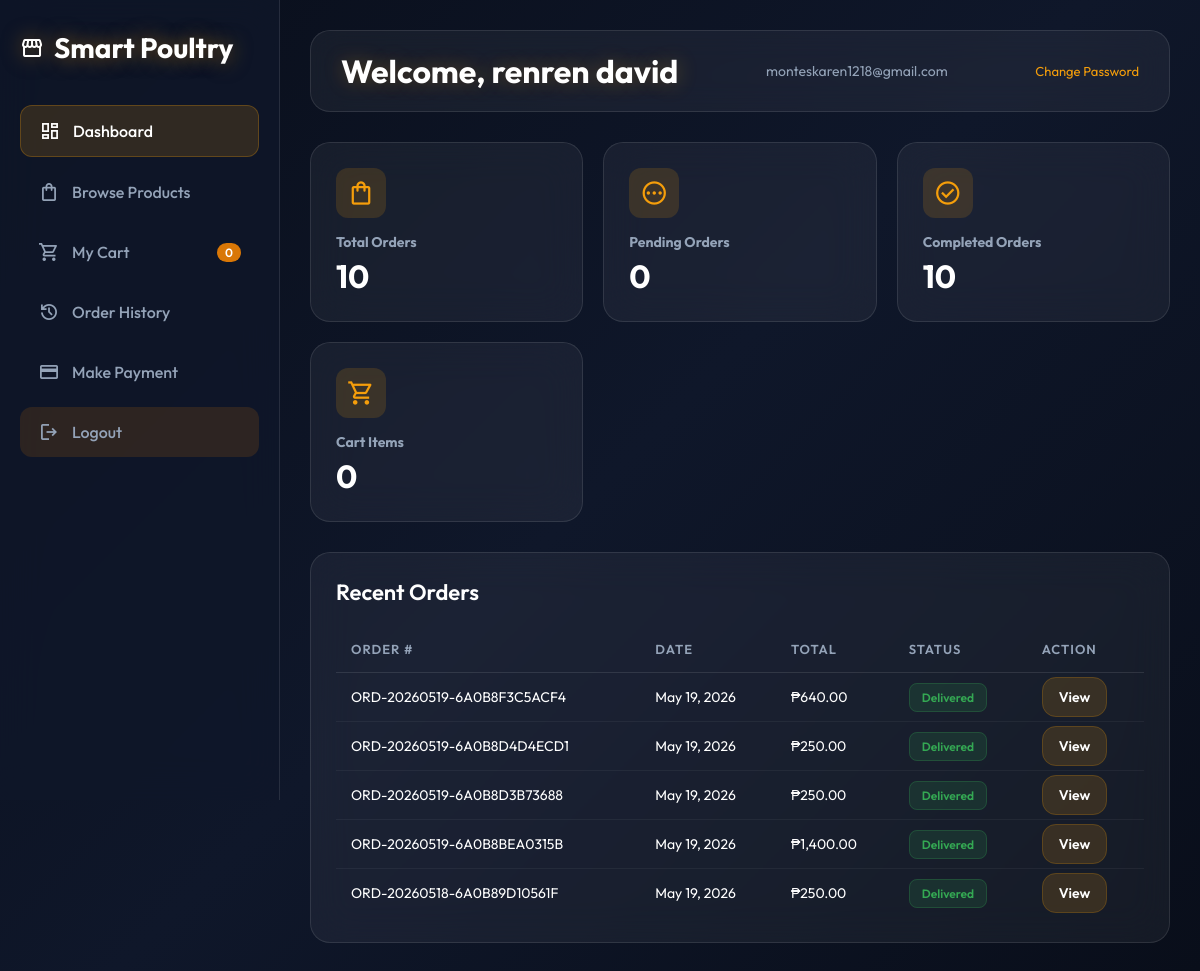
The app's page /dashboard.php (signed in) with its own data.
### tables this page shows
CREATE TABLE `customers` (
  `id` int(11) NOT NULL,
  `fullname` varchar(255) NOT NULL,
  `email` varchar(255) NOT NULL,
  `phone` varchar(50) NOT NULL,
  `address` text NOT NULL,
  `password` varchar(255) NOT NULL,
  `profile_image` varchar(500) DEFAULT NULL,
  `date_of_birth` date DEFAULT NULL,
  `gender` enum('male','female','other') DEFAULT NULL,
  `verification_token` varchar(255) DEFAULT NULL,
  `email_verified` tinyint(1) DEFAULT 0,
  `last_login` timestamp NULL DEFAULT NULL,
  `status` enum('active','inactive','pending') DEFAULT 'active',
  `created_at` timestamp NOT NULL DEFAULT current_timestamp(),
  `updated_at` timestamp NOT NULL DEFAULT current_timestamp() ON UPDATE current_timestamp()
);

CREATE TABLE `orders` (
  `id` int(11) NOT NULL,
  `customer_id` int(11) NOT NULL,
  `order_number` varchar(100) NOT NULL,
  `total_amount` decimal(10,2) NOT NULL,
  `status` enum('Draft','Pending Payment','Pending Approval','Approved','Processed','Shipped','Delivered','Cancelled') DEFAULT 'Draft',
  `payment_method` enum('cod','gcash','card','bank_transfer') DEFAULT 'cod',
  `payment_reference` varchar(255) DEFAULT NULL,
  `payment_amount` decimal(10,2) DEFAULT NULL,
  `payment_date` timestamp NULL DEFAULT NULL,
  `tracking_number` varchar(255) DEFAULT NULL,
  `shipping_date` timestamp NULL DEFAULT NULL,
  `actual_delivery` timestamp NULL DEFAULT NULL,
  `delivery_address` text NOT NULL,
  `notes` text DEFAULT NULL,
  `created_by` int(11) DEFAULT NULL,
  `created_at` timestamp NOT NULL DEFAULT current_timestamp(),
  `updated_at` timestamp NOT NULL DEFAULT current_timestamp() ON UPDATE current_timestamp()
);

### dashboard.php (the view, shortened to what this page needs)
<?php
require('../connection.php');
$customer_id = $_SESSION['user_id'];
$customer_query = "SELECT * FROM customers WHERE id = ?";
$stmt = mysqli_prepare($connection, $customer_query);
mysqli_stmt_bind_param($stmt, "i", $customer_id);
mysqli_stmt_execute($stmt);
$customer = mysqli_fetch_assoc(mysqli_stmt_get_result($stmt));
$cart_query = "SELECT COUNT(*) as count FROM shopping_cart WHERE customer_id = ?";
$cart_stmt = mysqli_prepare($connection, $cart_query);
mysqli_stmt_bind_param($cart_stmt, "i", $customer_id);
mysqli_stmt_execute($cart_stmt);
$cart_count = mysqli_fetch_assoc(mysqli_stmt_get_result($cart_stmt))['count'];
$total_orders = 0;
$pending_orders = 0;
$completed_orders = 0;
$orders_query = "SELECT
    COUNT(*) as total,
    SUM(CASE WHEN status IN('Draft', 'Pending Payment', 'Pending Approval', 'Approved', 'Processed', 'Shipped') THEN 1 ELSE 0 END) as pending,
    SUM(CASE WHEN status = 'Delivered' THEN 1 ELSE 0 END) as completed
    FROM orders WHERE customer_id = ?";
$orders_stmt = mysqli_prepare($connection, $orders_query);
mysqli_stmt_bind_param($orders_stmt, "i", $customer_id);
mysqli_stmt_execute($orders_stmt);
$order_stats = mysqli_fetch_assoc(mysqli_stmt_get_result($orders_stmt));
if ($order_stats) {
    $total_orders = $order_stats['total'];
    $pending_orders = $order_stats['pending'];
    $completed_orders = $order_stats['completed'];
}
$recent_query = "SELECT * FROM orders WHERE customer_id = ? ORDER BY created_at DESC LIMIT 5";
$recent_stmt = mysqli_prepare($connection, $recent_query);
mysqli_stmt_bind_param($recent_stmt, "i", $customer_id);
mysqli_stmt_execute($recent_stmt);
$recent_orders = mysqli_stmt_get_result($recent_stmt);
?>
<!DOCTYPE html>
<html>
<head>
<link rel="stylesheet" href="../assets/responsive.css">
</head>
<body>
    <div class="container">
        <div class="sidebar">
            <h2>
                <span class="material-symbols-outlined">storefront</span>
                Smart Poultry
            </h2>
            <ul class="sidebar-menu">
                <li><a href="dashboard.php" class="active"><span class="material-symbols-outlined">dashboard</span> Dashboard</a></li>
                <li><a href="browse_products.php"><span class="material-symbols-outlined">shopping_bag</span> Browse Products</a></li>
                <li><a href="cart.php"><span class="material-symbols-outlined">shopping_cart</span> My Cart <span class="cart-badge"><?= $cart_count ?></span></a></li>
                <li><a href="view_order_history.php"><span class="material-symbols-outlined">history</span> Order History</a></li>
                <li><a href="make_payment.php"><span class="material-symbols-outlined">payment</span> Make Payment</a></li>
                <li><a href="logout.php" class="logout-btn"><span class="material-symbols-outlined">logout</span> Logout</a></li>
            </ul>
        </div>
        <div class="main-content">
            <div class="header">
                <div style="display:flex; align-items:center;">
                    <h1>Welcome, <?= htmlspecialchars($customer['fullname']) ?></h1>
                </div>
                <div class="user-info">
                    <span><?= htmlspecialchars($customer['email']) ?></span>
                </div>
                <a href="change_password.php" style="color:var(--primary); font-size:13px; text-decoration:none;">Change Password</a>
            </div>
            <div class="stats-grid">
                <div class="stat-card">
                    <div class="icon">
                        <span class="material-symbols-outlined">shopping_bag</span>
                    </div>
                    <h3>Total Orders</h3>
                    <div class="value"><?= $total_orders ?></div>
                </div>
                <div class="stat-card">
                    <div class="icon">
                        <span class="material-symbols-outlined">pending</span>
                    </div>
                    <h3>Pending Orders</h3>
                    <div class="value"><?= $pending_orders ?></div>
                </div>
                <div class="stat-card">
                    <div class="icon">
                        <span class="material-symbols-outlined">check_circle</span>
                    </div>
                    <h3>Completed Orders</h3>
                    <div class="value"><?= $completed_orders ?></div>
                </div>
                <div class="stat-card">
                    <div class="icon">
                        <span class="material-symbols-outlined">shopping_cart</span>
                    </div>
                    <h3>Cart Items</h3>
                    <div class="value"><?= $cart_count ?></div>
                </div>
            </div>
            <div class="recent-orders">
                <h2>Recent Orders</h2>
                <?php if (mysqli_num_rows($recent_orders) > 0): ?>
                    <div class="table-wrapper">
                        <table>
                            <thead>
                                <tr>
                                    <th>Order #</th>
                                    <th>Date</th>
                                    <th>Total</th>
                                    <th>Status</th>
                                    <th>Action</th>
                                </tr>
                            </thead>
                            <tbody>
                                <?php while ($order = mysqli_fetch_assoc($recent_orders)): ?>
                                    <tr>
                                        <td><?= htmlspecialchars($order['order_number']) ?></td>
                                        <td><?= date('M d, Y', strtotime($order['created_at'])) ?></td>
                                        <td>₱<?= number_format($order['total_amount'], 2) ?></td>
                                        <td>
                                            <span class="status <?= strtolower(str_replace(' ', '', $order['status'])) ?>">
                                                <?= htmlspecialchars($order['status']) ?>
                                            </span>
                                        </td>
                                        <td>
                                            <a href="view_order_history.php?order_id=<?= $order['id'] ?>" class="btn">View</a>
                                        </td>
                                    </tr>
                                <?php endwhile; ?>
                            </tbody>
                        </table>
                    </div>
                <?php else: ?>
                    <p style="color:#94a3b8; text-align:center; padding:20px;">No orders yet. Start shopping!</p>
                <?php endif; ?>
            </div>
        </div>
    </div>
</body>
</html>

### responsive.css (style rules this page uses)
*, *::before, *::after { box-sizing: border-box; -webkit-text-size-adjust: 100%; }
html { scroll-behavior: smooth; }
body { min-height: 100vh; overflow-x: hidden; -webkit-font-smoothing: antialiased; }
table { width: 100%; border-collapse: collapse; }
.sidebar { transition: transform 0.35s ease, left 0.35s ease; z-index: 9999; }
@media (min-width: 1025px) { .sidebar { position: fixed !important; left: 0 !important; top: 0 !important; height: 100vh !important; width: 280px !important; transform: none !important; } }
@media (min-width: 1025px) { .main-content { margin-left: 280px !important; width: calc(100% - 280px) !important; } }
.header { flex-wrap: wrap; }
.table-wrapper { overflow-x: auto; -webkit-overflow-scrolling: touch; border-radius: 16px; }

### records on screen
customers: fullname "renren david", email "monteskaren1218@gmail.com"
orders: order_number "ORD-20260519-6A0B8F3C5ACF4", created_at "May 19, 2026", total_amount "640.00", status "Delivered"
orders: order_number "ORD-20260519-6A0B8D4D4ECD1", created_at "May 19, 2026", total_amount "250.00", status "Delivered"
orders: order_number "ORD-20260519-6A0B8D3B73688", created_at "May 19, 2026", total_amount "250.00", status "Delivered"
orders: order_number "ORD-20260519-6A0B8BEA0315B", created_at "May 19, 2026", total_amount "1,400.00", status "Delivered"
orders: order_number "ORD-20260518-6A0B89D10561F", created_at "May 19, 2026", total_amount "250.00", status "Delivered"

### other values on screen
$cart_count "0"
$total_orders "10"
$pending_orders "0"
$completed_orders "10"
